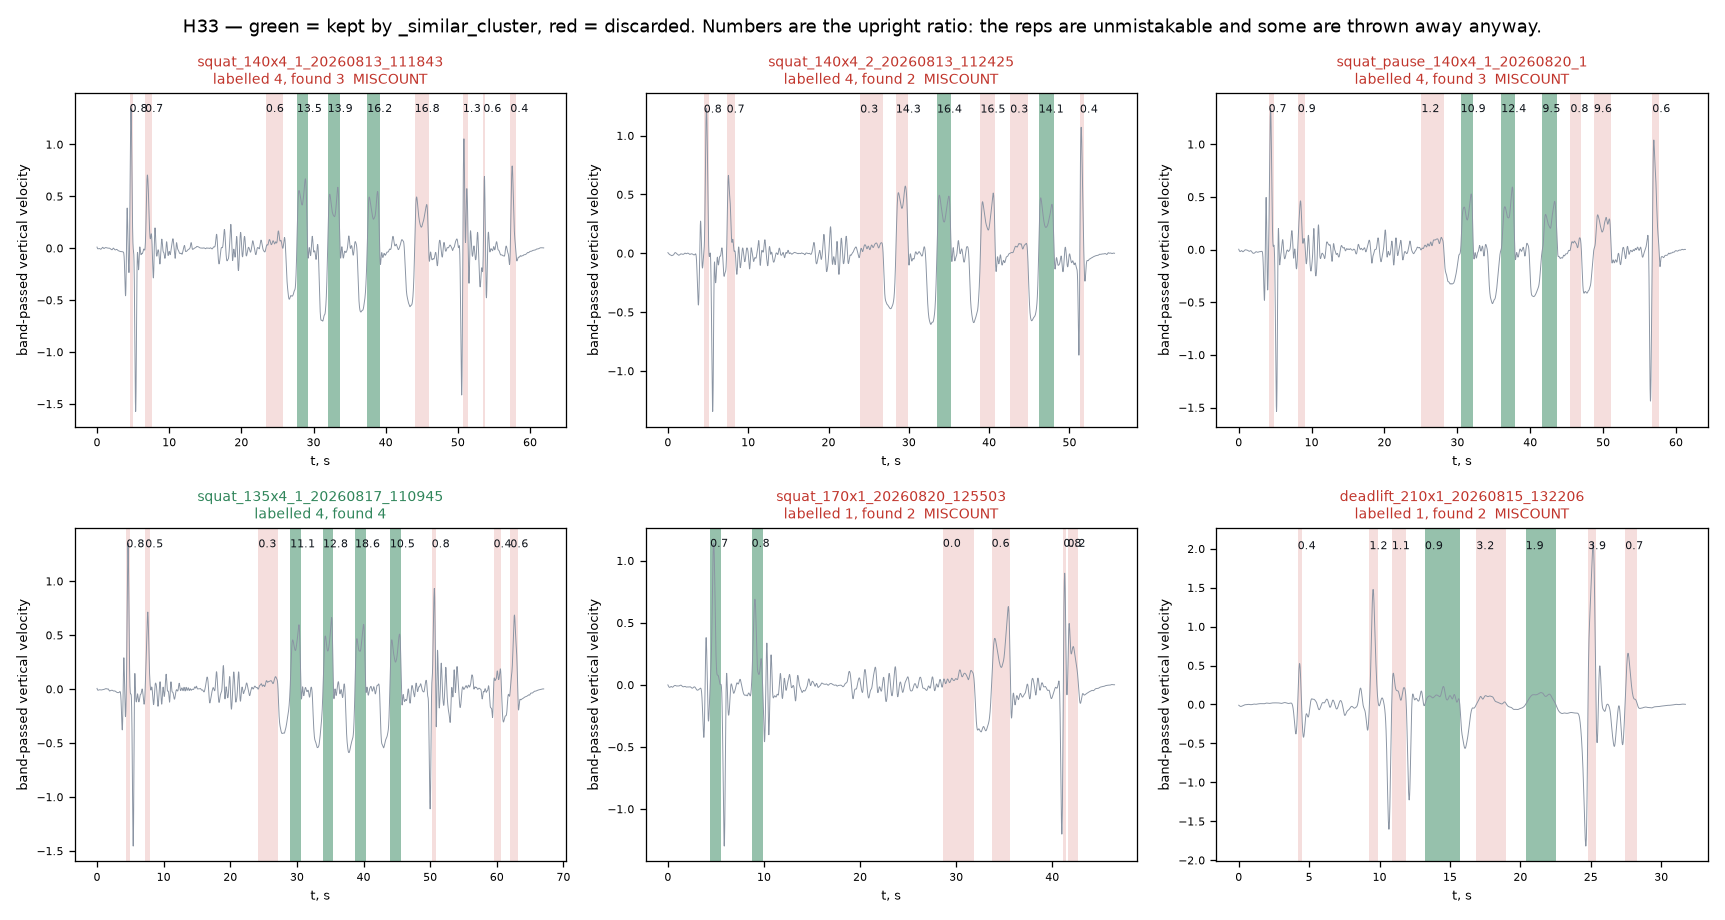

Generate this figure with Python:
"""H33 — why five captures miscount, and what the segmenter already knows.

The owner asked for a deep dive on the segmentation errors. Two distinct
mechanisms, and neither is the one `TASKS.md` recorded.

MECHANISM 1 — THE CLUSTER DISCARDS REPS IT HAS ALREADY IDENTIFIED
------------------------------------------------------------------
`squat_140x4_1`, `squat_140x4_2` and `squat_pause_140x4_1` count 3, 2 and 3
against a labelled 4. **All four reps are present as concentric lobes in every
one of them**, and the fourth discriminator separates them from everything else
by a factor of ten:

    squat_140x4_1   upright ratios  16.8 16.2 13.9 13.5 | 1.3 0.8 ...
    squat_140x4_2                   16.5 16.4 14.3 14.1 | 0.8 0.7 ...
    squat_pause_140x4_1             12.4 10.9  9.6  9.5 | 1.2 0.9 ...

The four on the left are the reps. `_similar_cluster` keeps three, two and
three of them. It is not `_upright` doing the damage — that stage drops nothing
on any of the three — and it is not `peak_ratio`: peak speed declines
monotonically across a set as the lifter fatigues (0.669 -> 0.586 -> 0.546 ->
0.493 on `squat_140x4_1`), a spread of 1.36x against a 2.5x limit.

**`TASKS.md` recorded these as "dropped across a long cadence gap" and that is
FALSIFIED here.** The failing sets do have a lengthening cadence — but so do the
passing ones, and more so. Last gap over first gap:

    PASSES  squat_155x4_3 1.68   squat_pause_140x4_3 1.59   squat_pause_140x4_2 1.53
    FAILS   squat_140x4_1 1.54   squat_140x4_2 1.42   squat_pause_140x4_1 1.27

The most irregular set in the corpus counts correctly and the most regular
failure is the least irregular of the six. Cadence does not separate them.

MECHANISM 2 — A SPURIOUS PAIR OUTVOTES A REAL SINGLE
-----------------------------------------------------
`squat_170x1_20260820` and `deadlift_210x1_20260815` both find 2 windows for a
labelled 1. In both, the winning cluster is a mutually-similar pair drawn from
the setup, and the real rep is a cluster of ONE:

    squat_170x1_20260820   chosen 4.40 s + 8.71 s (walkout, unrack)
                           real rep at 33.69 s — largest area in the capture
    deadlift_210x1         chosen 13.22 s + 20.38 s
                           real pull at 24.80 s — area 0.737 and peak 2.07 m/s,
                           both the largest in the capture by a wide margin

`_similar_cluster`'s docstring already anticipates this failure and fixes it for
`squat_160x1` by ranking SINGLETONS on concentric displacement. **That rule
never engages here, because it guards a winning cluster of size 1 and the
winner here has size 2.** A spurious pair beats a real single on size before
lateness or displacement is consulted.

`squat_170x1_20260820` fails twice over: its real rep scores an upright ratio of
**0.63**, against 8.3-23.4 for every other squat rep in the corpus, so the
fourth discriminator could not have rescued it either. That capture needs its
own explanation and does not have one.

WHAT THE MEASUREMENT LICENSES, AND WHAT IT DOES NOT
----------------------------------------------------
Cutting the sorted upright ratios at their largest multiplicative gap — an
argmax, not a fitted threshold, the same shape as the singleton rule — gives, on
the velocity path:

    lift       shipping   cliff rule
    bench         9 / 9      9 / 9
    squat         9 / 13    12 / 13
    deadlift      1 / 2      0 / 2

**It is a lead, not a fix.** It recovers all three mechanism-1 squats and costs
`deadlift_200x1`, which currently counts correctly; deadlifts reaching the
velocity path are singles, where there is no cliff to find. Nothing is proposed
for `src/` here.

    python3 analysis/82_segmentation_deepdive.py
"""
from __future__ import annotations

import sys
import warnings
from pathlib import Path

import numpy as np

ROOT = Path(__file__).resolve().parents[1]
sys.path.insert(0, str(ROOT))

from src import pipeline, segment as S   # noqa: E402

RAW = ROOT / "data_v2" / "raw"
OUT = ROOT / "analysis" / "82_segmentation_deepdive.png"


def lobes_of(csv):
    res = pipeline.run(csv)
    log, t = res["log"], res["log"]["t"]
    v = S.bandpass(res["velocity"][:, 2], log["fs"])
    lob = S._concentric_lobes(v, t, 0.08)
    allb = S._all_lobes(v, t, 0.08)
    anchors = S.impact_anchors(log)
    up = S._upright_ratios(allb, lob, res["position"], t, len(v))
    chosen = {l[1] for l in S._similar_cluster(v, t, lob, 0.7, 2.5, up)}
    return dict(res=res, t=t, v=v, lobes=lob, up=up, chosen=chosen,
                path="impact" if len(anchors) >= 3 else "velocity",
                exp=pipeline.expected_reps(csv), got=len(res["bounds"]))


def cliff(ups):
    u = np.array(sorted([x for x in ups if x > 0], reverse=True))
    if len(u) < 2:
        return len(u)
    return int(np.argmax(u[:-1] / np.maximum(u[1:], 1e-9))) + 1


def main():
    warnings.simplefilter("ignore")
    rows = []
    for csv in sorted(RAW.glob("*.csv")):
        d = lobes_of(csv)
        ups = [d["up"].get(a, 0.0) for _, a, _, _ in d["lobes"]]
        rows.append((csv.stem, csv.stem.split("_")[0], d, ups, cliff(ups)))

    print(f"{'capture':34s} {'path':9s} {'lab':>3s} {'now':>3s} {'cliff':>5s}  "
          f"upright ratios, sorted")
    for stem, lift, d, ups, c in rows:
        tag = "" if d["got"] == d["exp"] else "  MISCOUNT"
        fx = "  <- cliff fixes" if d["got"] != d["exp"] and c == d["exp"] else ""
        br = "  <- cliff breaks" if d["got"] == d["exp"] and c != d["exp"] else ""
        top = " ".join(f"{u:.1f}" for u in sorted(ups, reverse=True)[:6])
        print(f"{stem[:34]:34s} {d['path']:9s} {d['exp']:3d} {d['got']:3d} "
              f"{c:5d}  {top}{tag}{fx}{br}")

    for lift in ("bench", "squat", "deadlift"):
        g = [(d, c) for _, lf, d, _, c in rows if lf == lift]
        gv = [(d, c) for d, c in g if d["path"] == "velocity"]
        print(f"\n{lift:9s} shipping {sum(1 for d,_ in g if d['got']==d['exp'])}/{len(g)}"
              f"   cliff {sum(1 for d,c in g if c==d['exp'])}/{len(g)}"
              f"   (velocity path: shipping "
              f"{sum(1 for d,_ in gv if d['got']==d['exp'])}/{len(gv)}, "
              f"cliff {sum(1 for d,c in gv if c==d['exp'])}/{len(gv)})")

    figure(rows)


def figure(rows):
    import matplotlib
    matplotlib.use("Agg")
    import matplotlib.pyplot as plt

    cases = ["squat_140x4_1_20260813", "squat_140x4_2_20260813",
             "squat_pause_140x4_1_20260820", "squat_135x4_1_20260817",
             "squat_170x1_20260820", "deadlift_210x1_20260815"]
    pick = [r for c in cases for r in rows if r[0].startswith(c)]
    fig, axs = plt.subplots(2, 3, figsize=(15, 8))
    for ax, (stem, lift, d, ups, c) in zip(axs.ravel(), pick):
        t, v = d["t"], d["v"]
        ax.plot(t, v, lw=.6, color="#8a94a3")
        for (peak, a, b, area) in d["lobes"]:
            u = d["up"].get(a, 0.0)
            inc = a in d["chosen"]
            ax.axvspan(t[a], t[b - 1], alpha=.5 if inc else .16,
                       color="#2f855a" if inc else "#c1352c", lw=0)
            ax.text(t[a], ax.get_ylim()[1] * .88, f"{u:.1f}", fontsize=7,
                    color="#10151c", ha="left")
        ok = d["got"] == d["exp"]
        ax.set_title(f"{stem[:30]}\nlabelled {d['exp']}, found {d['got']}"
                     f"{'' if ok else '  MISCOUNT'}", fontsize=9,
                     color="#2f855a" if ok else "#c1352c")
        ax.set_xlabel("t, s", fontsize=8)
        ax.set_ylabel("band-passed vertical velocity", fontsize=8)
        ax.tick_params(labelsize=7)
    fig.suptitle("H33 — green = kept by _similar_cluster, red = discarded. "
                 "Numbers are the upright ratio: the reps are unmistakable and "
                 "some are thrown away anyway.", fontsize=11)
    fig.tight_layout()
    fig.savefig(OUT, dpi=115)
    print(f"\nwrote {OUT}")


if __name__ == "__main__":
    main()
